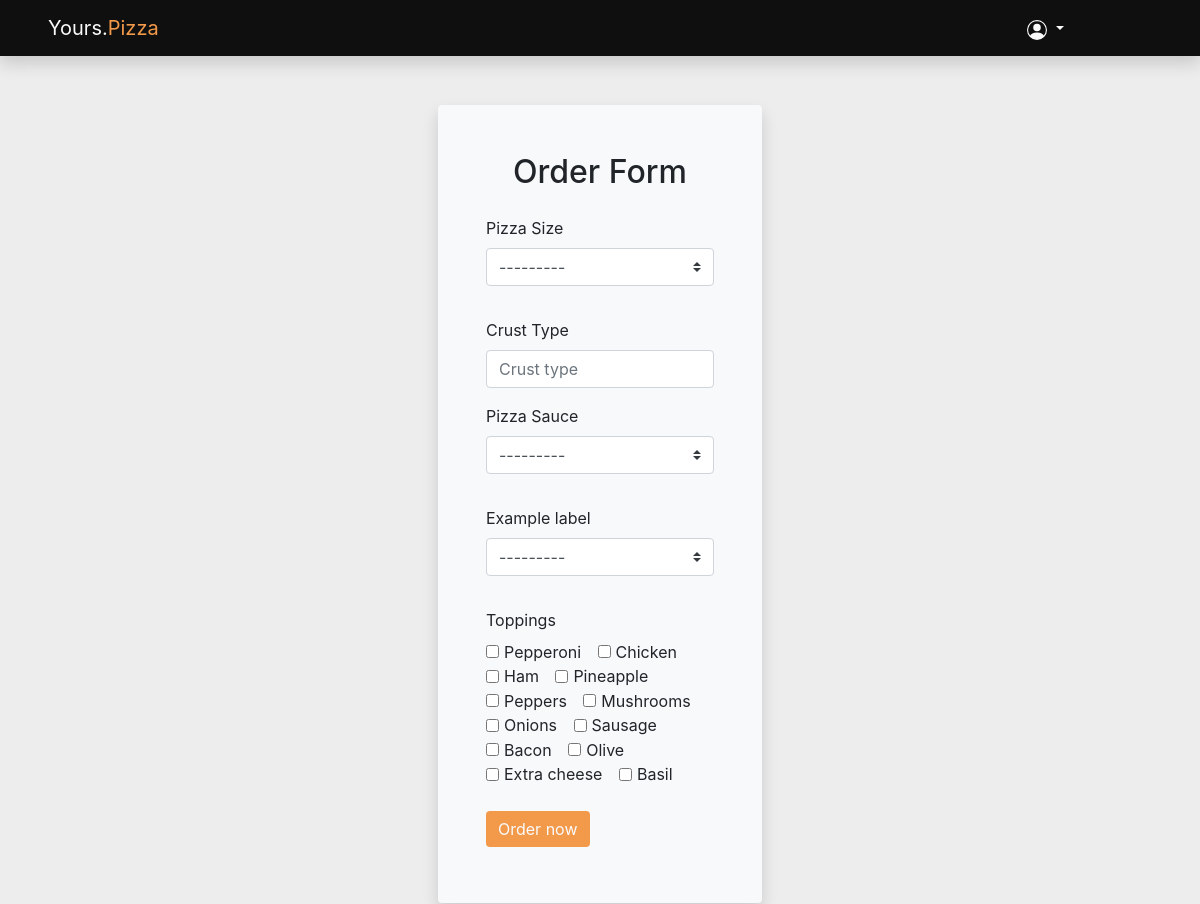
The app's page /order (signed in) with its own data.
### pizzaorder/models.py (models this page shows)
class PizzaSize(models.Model):
    size = models.CharField(max_length=20)
    def __str__(self):
        return self.size

class Toppings(models.Model):
    name = models.CharField(max_length=100)
    def __str__(self):
        return self.name

### pizzaorder/views.py (the view)
# urls.py: path('order', views.order, name='order'),
@login_required
def order(request):
    if request.method == 'POST':
        form = forms.OrderForm(request.POST)
        if (form.is_valid()):
            order = form.save(commit=False)
            order.user = request.user
            order.save()
            form.save_m2m()
            return redirect('checkout', order_id=order.id)
    else:
        form = forms.OrderForm()
    return render(request, 'order.html', {'form':form})

### pizzaorder/forms.py
class OrderForm(forms.ModelForm):
    size = forms.ModelChoiceField(queryset=models.PizzaSize.objects.all(), widget=forms.Select(attrs={'class': 'custom-select mb-3', 'placeholder': 'Size'}))
    crust_type = forms.CharField(widget=forms.TextInput(attrs={'class': 'form-control', 'placeholder': 'Crust type'}))
    sauce = forms.ModelChoiceField(queryset=models.PizzaSauce.objects.all(), widget=forms.Select(attrs={'class': 'custom-select mb-3', 'placeholder': 'Sauce'}))
    cheese = forms.ModelChoiceField(queryset=models.Cheese.objects.all(), widget=forms.Select(attrs={'class': 'custom-select mb-3', 'placeholder': 'Cheese'}))
    toppings = forms.ModelMultipleChoiceField(queryset=models.Toppings.objects.all(), widget=forms.CheckboxSelectMultiple(attrs={'class': 'form-check-input', 'placeholder': 'Toppings'}))
    class Meta:
        model = models.Order
        fields = ['size', 'crust_type', 'sauce', 'cheese', 'toppings']

### pizzaorder/models.py (called while the page is built)
    def __str__(self):
        return self.name

    def __str__(self):
        return self.name

### pizzaorder/templates/order.html (shortened to what this page needs)
{% extends 'base.html' %}
{% block content %}
<div class="d-flex align-items-center justify-content-center" style="min-height: 100vh;">
    <div class="container bg-light p-5 rounded shadow" style="max-width: 30%">
        <h2 class="text-center mb-4">Order Form</h2>
        <form method="POST" action="">
            <div class="form-group">
                <label for="formGroupExampleInput">Pizza Size</label>
                {{ form.size }}
            </div>
            <div class="form-group">
                <label for="formGroupExampleInput">Crust Type</label>
                {{ form.crust_type }}
            </div>
            <div class="form-group">
                <label for="formGroupExampleInput">Pizza Sauce</label>
                {{ form.sauce }}
            </div>
            <div class="form-group">
                <label for="formGroupExampleInput">Example label</label>
                {{ form.cheese }}
            </div>
            <label for="formGroupExampleInput">Toppings</label>
            <div class="mb-4">
                {% for choice in form.toppings.field.choices %}
                    <div class="form-check form-check-inline">
                        <input class="form-check-input" type="checkbox" id="inlineCheckbox_{{ choice.0 }}" value="{{ choice.0 }}" name="{{ form.toppings.name }}">
                        <label class="form-check-label" for="inlineCheckbox_{{ choice.0 }}">{{ choice.1 }}</label>
                    </div>
                {% endfor %}
            </div>
            <button type="submit" class="btn btn-primary mb-2">Order now</button>
        </form>
    </div>
</div>
{% endblock %}

### pizzaorder/static/styles.css (style rules this page uses)
body { background-color: #EDEDED; }
.btn { background-color: #F2994A; color: #FAFAFA; border: none; }

### records on screen
PizzaSize: size "---------"
Toppings: name "Pepperoni"
Toppings: name "Chicken"
Toppings: name "Ham"
Toppings: name "Pineapple"
Toppings: name "Peppers"
Toppings: name "Mushrooms"
Toppings: name "Onions"
Toppings: name "Sausage"
Toppings: name "Bacon"
Toppings: name "Olive"
Toppings: name "Extra cheese"
Toppings: name "Basil"
